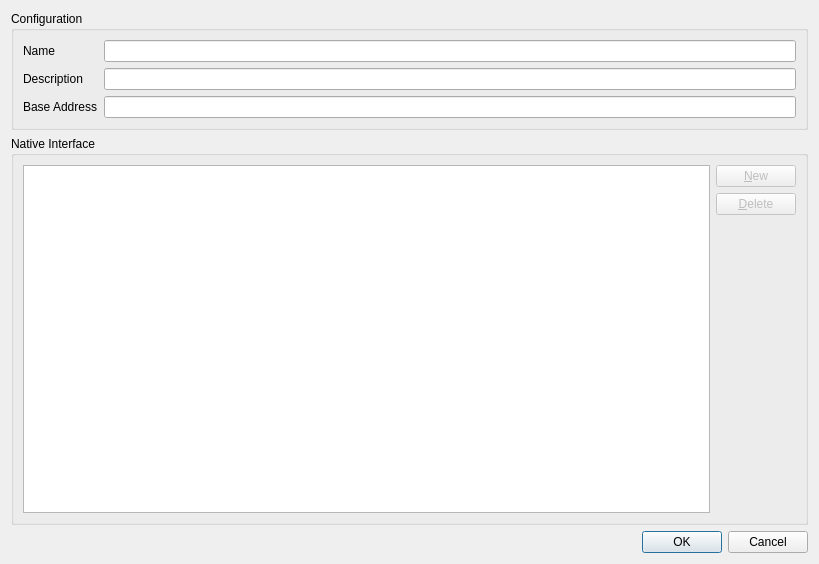
<?xml version="1.0" encoding="UTF-8"?>
<ui version="4.0">
 <class>ConfigView</class>
 <widget class="QDialog" name="ConfigView">
  <property name="geometry">
   <rect>
    <x>0</x>
    <y>0</y>
    <width>819</width>
    <height>564</height>
   </rect>
  </property>
  <property name="windowTitle">
   <string>Dialog</string>
  </property>
  <layout class="QVBoxLayout" name="verticalLayout_2">
   <item>
    <widget class="QGroupBox" name="groupBox">
     <property name="title">
      <string>Configuration</string>
     </property>
     <layout class="QGridLayout" name="gridLayout">
      <item row="0" column="0">
       <widget class="QLabel" name="label">
        <property name="text">
         <string>Name</string>
        </property>
       </widget>
      </item>
      <item row="0" column="1">
       <widget class="QLineEdit" name="name">
        <property name="readOnly">
         <bool>true</bool>
        </property>
       </widget>
      </item>
      <item row="1" column="0">
       <widget class="QLabel" name="label_2">
        <property name="text">
         <string>Description</string>
        </property>
       </widget>
      </item>
      <item row="1" column="1">
       <widget class="QLineEdit" name="description">
        <property name="readOnly">
         <bool>true</bool>
        </property>
       </widget>
      </item>
      <item row="2" column="0">
       <widget class="QLabel" name="label_3">
        <property name="text">
         <string>Base Address</string>
        </property>
       </widget>
      </item>
      <item row="2" column="1">
       <widget class="QLineEdit" name="baseAddress">
        <property name="readOnly">
         <bool>true</bool>
        </property>
       </widget>
      </item>
     </layout>
    </widget>
   </item>
   <item>
    <widget class="QGroupBox" name="groupBox_2">
     <property name="title">
      <string>Native Interface</string>
     </property>
     <layout class="QHBoxLayout" name="horizontalLayout">
      <item>
       <widget class="QTableView" name="nativeInterfaceView">
        <attribute name="verticalHeaderVisible">
         <bool>false</bool>
        </attribute>
       </widget>
      </item>
      <item>
       <layout class="QVBoxLayout" name="verticalLayout">
        <item>
         <widget class="QPushButton" name="newFunction">
          <property name="enabled">
           <bool>false</bool>
          </property>
          <property name="text">
           <string>&amp;New</string>
          </property>
         </widget>
        </item>
        <item>
         <widget class="QPushButton" name="deleteFunction">
          <property name="enabled">
           <bool>false</bool>
          </property>
          <property name="text">
           <string>&amp;Delete</string>
          </property>
         </widget>
        </item>
        <item>
         <spacer name="verticalSpacer">
          <property name="orientation">
           <enum>Qt::Vertical</enum>
          </property>
          <property name="sizeHint" stdset="0">
           <size>
            <width>20</width>
            <height>40</height>
           </size>
          </property>
         </spacer>
        </item>
       </layout>
      </item>
     </layout>
    </widget>
   </item>
   <item>
    <widget class="QDialogButtonBox" name="buttonBox">
     <property name="orientation">
      <enum>Qt::Horizontal</enum>
     </property>
     <property name="standardButtons">
      <set>QDialogButtonBox::Cancel|QDialogButtonBox::Ok</set>
     </property>
    </widget>
   </item>
  </layout>
 </widget>
 <resources/>
 <connections>
  <connection>
   <sender>buttonBox</sender>
   <signal>accepted()</signal>
   <receiver>ConfigView</receiver>
   <slot>accept()</slot>
   <hints>
    <hint type="sourcelabel">
     <x>248</x>
     <y>254</y>
    </hint>
    <hint type="destinationlabel">
     <x>157</x>
     <y>274</y>
    </hint>
   </hints>
  </connection>
  <connection>
   <sender>buttonBox</sender>
   <signal>rejected()</signal>
   <receiver>ConfigView</receiver>
   <slot>reject()</slot>
   <hints>
    <hint type="sourcelabel">
     <x>316</x>
     <y>260</y>
    </hint>
    <hint type="destinationlabel">
     <x>286</x>
     <y>274</y>
    </hint>
   </hints>
  </connection>
 </connections>
</ui>
